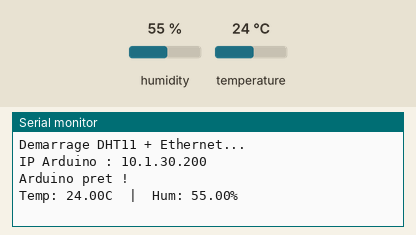
Simulated run of this sketch. Board: Arduino Uno, built with avr-gcc and run on an emulated ATmega328P. Shown: the last lines printed to the serial monitor. Inputs (shaded band) come from the test bench; at power-on: humidity 55 %, temperature 24 °C. WiFi joins after 1.5 s; servers stay silent unless stated; uploads are accepted with an empty reply.

Above: at 4.7 s.
4.8 s: humidity set to 22 %
At 5.3 s:
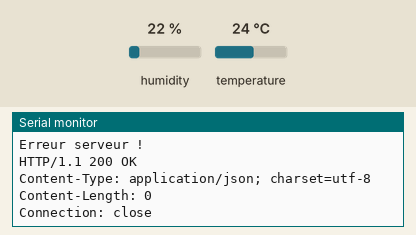
13.3 s: temperature set to 12 °C
At 16.27 s:
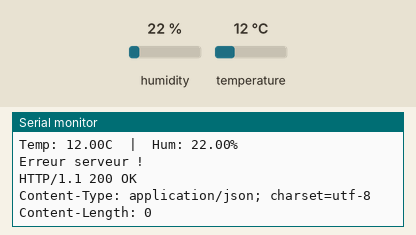
21.8 s: humidity set to 40 %
At 26.7 s:
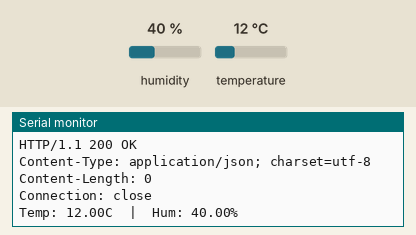

Measured:
- after the input at 13.3 s, the serial monitor: prints a new line after 1.6 s (image 2)
- after the input at 21.8 s, the serial monitor: prints a new line after 4.4 s (image 3)

The sketch:

capteur.ino
```cpp
#include <DHT.h>
#include <SPI.h>
#include <Ethernet.h>

#define DHTPIN  2
#define DHTTYPE DHT11
DHT dht(DHTPIN, DHTTYPE);

byte mac[] = { 0xDE, 0xAD, 0xBE, 0xEF, 0xFE, 0xED };

IPAddress arduinoIP(10, 1, 30, 200);
IPAddress gateway  (10, 1, 30, 254);
IPAddress dnsServer(10, 1, 30, 254);
IPAddress subnet   (255, 255, 255, 0);
IPAddress serveur(10, 1, 30, 46);

EthernetClient client;

void setup() {
    Serial.begin(9600);
    dht.begin();
    delay(2000);

    Serial.println("Demarrage DHT11 + Ethernet...");

    Ethernet.begin(mac, arduinoIP, dnsServer, gateway, subnet);
    delay(1500);

    Serial.print("IP Arduino : ");
    Serial.println(Ethernet.localIP());
    Serial.println("Arduino pret !");
}

void loop() {
    Ethernet.maintain();

    float temp = dht.readTemperature();
    float hum  = dht.readHumidity();

    if (isnan(temp) || isnan(hum)) {
        Serial.println("Erreur DHT11 !");
        delay(5000);
        return;
    }

    Serial.print("Temp: "); Serial.print(temp); Serial.print("C  |  Hum: "); Serial.print(hum); Serial.println("%");

    if (client.connect(serveur, 80)) {
        String json = "{\"temperature\":" + String(temp,1) + ",\"humidite\":" + String(hum,1) + ",\"id_capteur\":\"sensor1\"}";

        client.println("POST /monitoring/insert.php HTTP/1.1");
        client.println("Host: 10.1.30.150");
        client.println("Content-Type: application/json");
        client.println("X-API-Key: CLE_SECRETE_123");
        client.print("Content-Length: "); client.println(json.length());
        client.println("Connection: close");
        client.println();
        client.println(json);

        delay(1000);

        String reponse = "";
        while (client.available()) {
            reponse += (char)client.read();
        }

        if (reponse.indexOf("\"ok\"") >= 0) {
            Serial.println("Envoye avec succes !");
        } else {
            Serial.println("Erreur serveur !");
            Serial.println(reponse);
        }

        client.stop();

    } else {
        Serial.println("Erreur connexion serveur !");
    }

    delay(10000);
}
```
